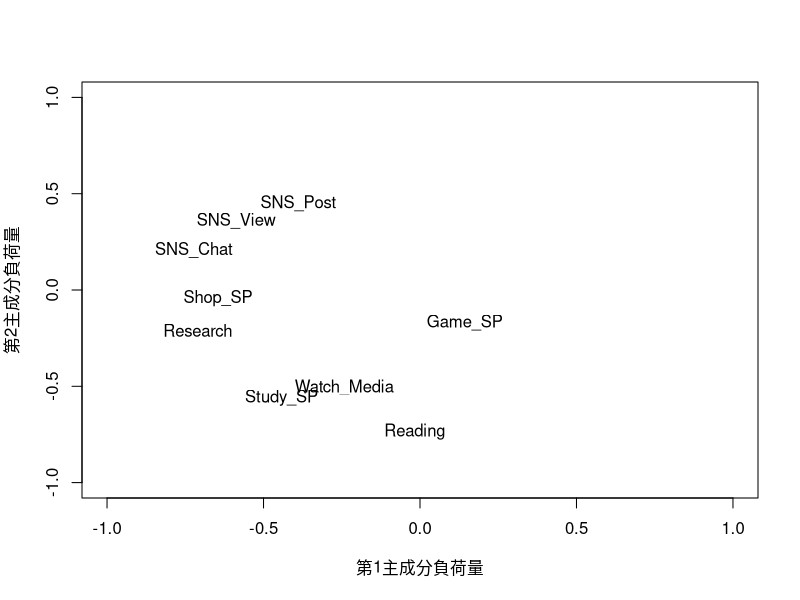
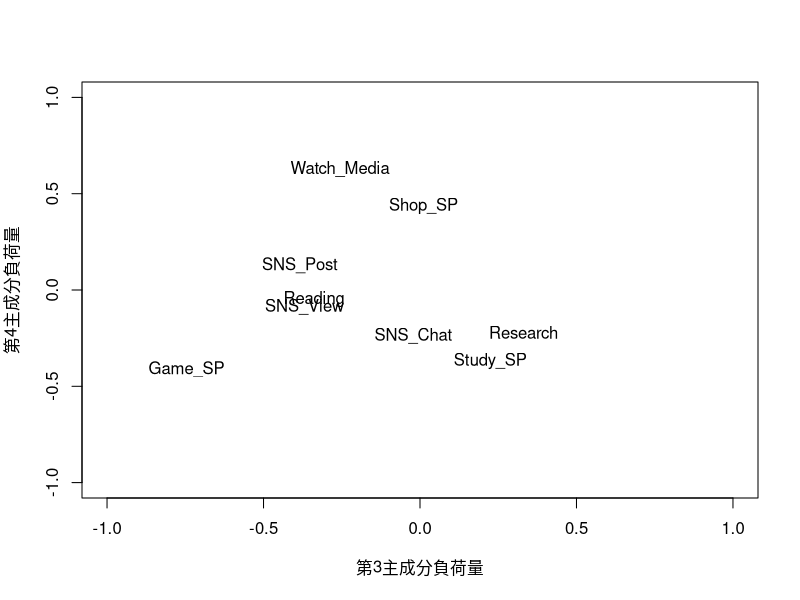
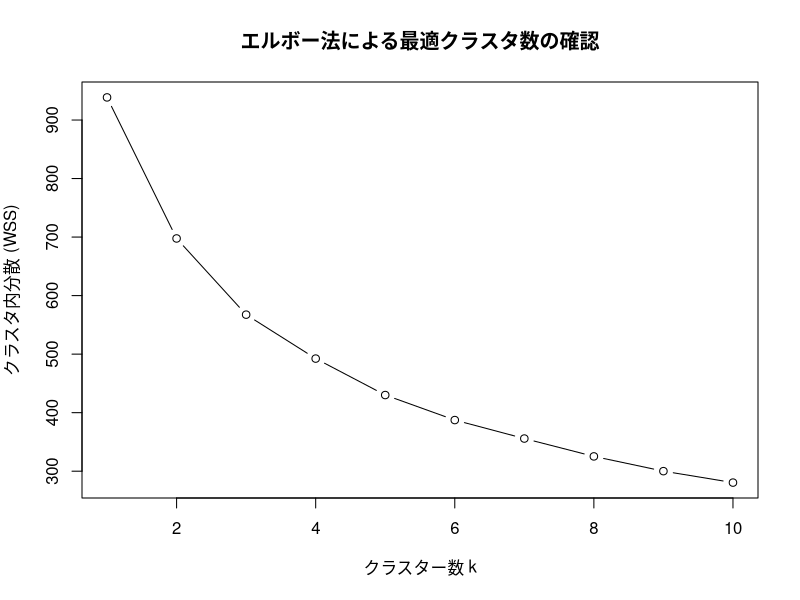
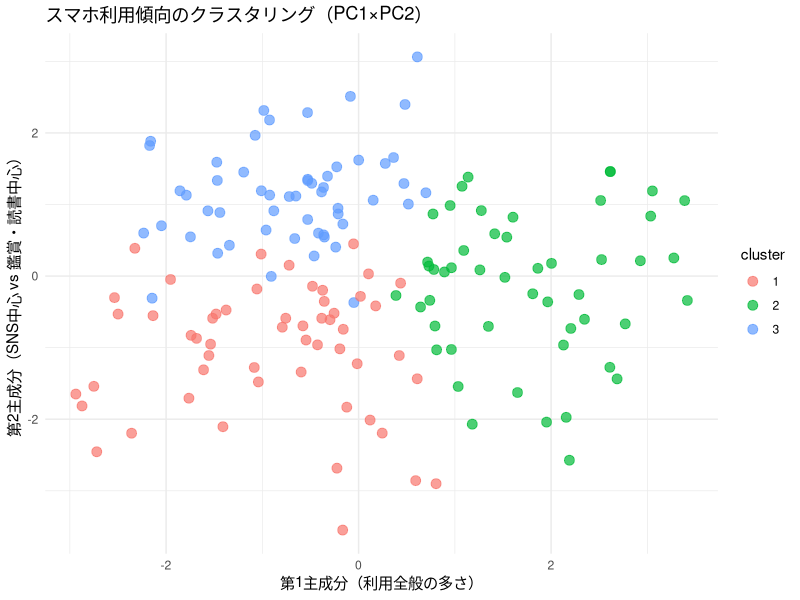
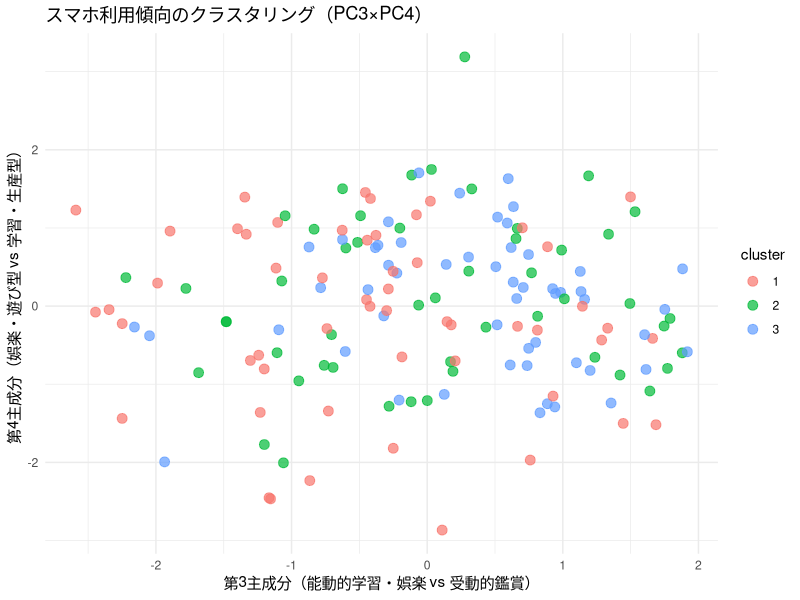

These charts were generated, in order, by the following R code:
# 全員回答データの分析1_スマホ利用の主成分分析

library(readxl)
data_1 <- read_excel("data/data_1.xlsx", 
                     sheet = "Sheet1")
View(data_1)

data <- data_1[11:19]

Result <- prcomp(data, scale = TRUE)	# 相関係数行列による主成分分析を実行し，結果をResultに格納
Result		# 各主成分の固有値のルート(=相関係数)と，各主成分係数(Rotation)の表示
Result$sdev^2	# 固有値の計算
summary(Result)		# 寄与率(Proportion of Variance)，累積寄与率の表示

Loadings <- cor(data, Result$x)	# 主成分負荷量
Result$x	# 主成分得点の表示

cov(Result$x)	# 各主成分の分散が固有値に一致すること，異なる主成分間が無相関であることの確認

# 第1主成分負荷量と第2主成分負荷量の散布図の作成
plot(Loadings[, 1], Loadings[, 2], type = "n",
     xlim = c(-1, 1), ylim = c(-1, 1), xlab = "第1主成分負荷量", ylab = "第2主成分負荷量")
text(Loadings[, 1], Loadings[, 2], rownames(Loadings))

# 第3主成分負荷量と第4主成分負荷量の散布図の作成
plot(Loadings[, 3], Loadings[, 4], type = "n",
     xlim = c(-1, 1), ylim = c(-1, 1), xlab = "第3主成分負荷量", ylab = "第4主成分負荷量")
text(Loadings[, 3], Loadings[, 4], rownames(Loadings))


# クラスタリング
## 第1〜第4主成分の得点を取り出す
pca_scores <- Result$x[, 1:4]

set.seed(123)  # 再現性のため
clusters <- kmeans(pca_scores, centers = 3)

# 結果を確認
table(clusters$cluster)

## クラスター数の決定
wss <- numeric(10)
for (k in 1:10) {
  wss[k] <- sum(kmeans(pca_scores, centers = k, nstart = 10)$withinss)
}

plot(1:10, wss, type = "b",
     xlab = "クラスター数 k",
     ylab = "クラスタ内分散 (WSS)",
     main = "エルボー法による最適クラスタ数の確認")
## 3で良さそう


library(ggplot2)

df_plot <- data.frame(pca_scores[, 1:2],
                      cluster = as.factor(clusters$cluster))

ggplot(df_plot, aes(x = PC1, y = PC2, color = cluster)) +
  geom_point(size = 3, alpha = 0.7) +
  labs(title = "スマホ利用傾向のクラスタリング（PC1×PC2）",
       x = "第1主成分（利用全般の多さ）",
       y = "第2主成分（SNS中心 vs 鑑賞・読書中心）") +
  theme_minimal()
## きれいに出てきた

df_plot <- data.frame(pca_scores[, 3:4],
                      cluster = as.factor(clusters$cluster))

ggplot(df_plot, aes(x = PC3, y = PC4, color = cluster)) +
  geom_point(size = 3, alpha = 0.7) +
  labs(title = "スマホ利用傾向のクラスタリング（PC3×PC4）",
       x = "第3主成分（能動的学習・娯楽 vs 受動的鑑賞）",
       y = "第4主成分（娯楽・遊び型 vs 学習・生産型）") +
  theme_minimal()
## あんまきれいに出てこない笑

## 各クラスタでどの主成分が強いのか？
aggregate(pca_scores, by=list(cluster=clusters$cluster), mean)
## きれいに出てきた


# スマホゲームする / しないの線形判別分析

